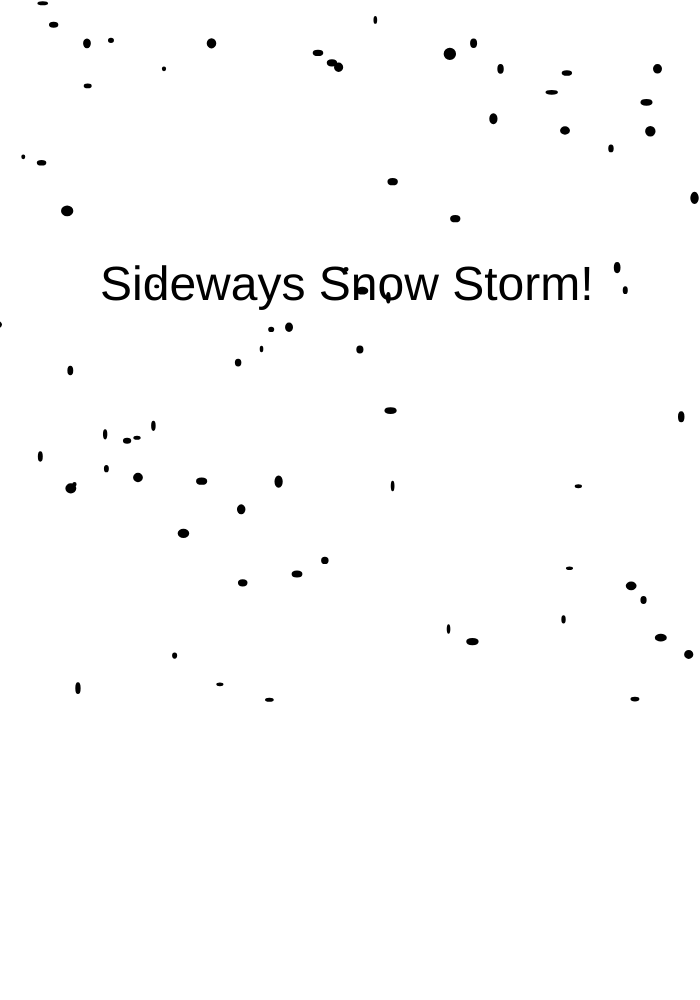
Frame 1 (no input)
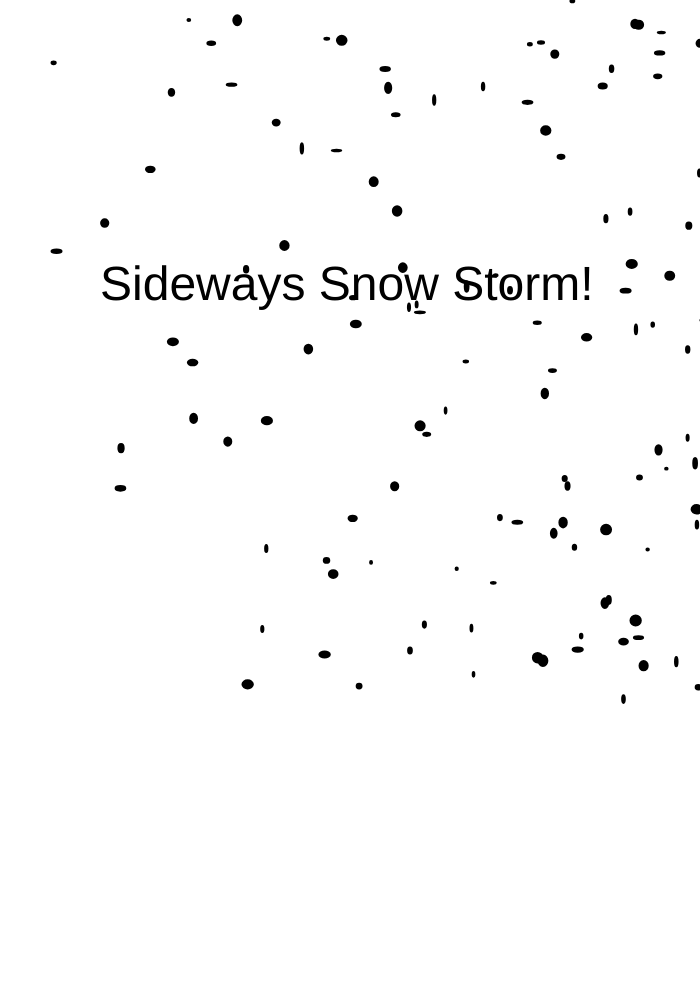
Frame 60 (no input)
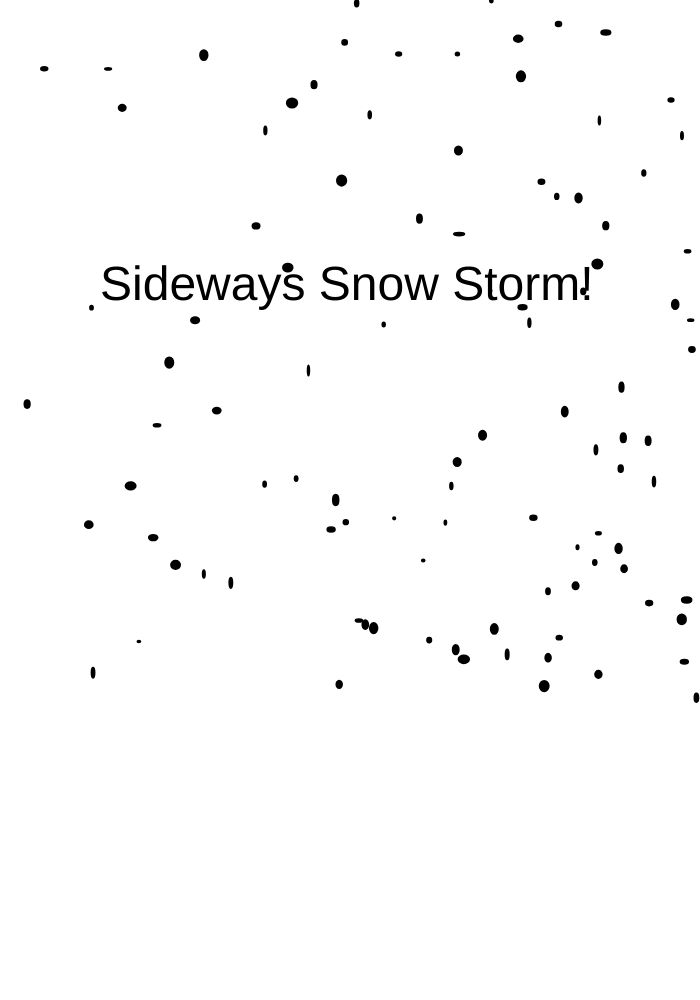
Frame 120 (the mouse pressed at the canvas centre since frame 60)

The p5.js sketch that drew these frames (run headless with seeded random() and noise() and a simulated clock; from frame 60 on, the mouse is pressed at the canvas centre):

// p5.js sketch
// ── sketch.js

function setup() {
  createCanvas(700, 1000);
for(var i = 0; i < 300; i++)
  {
    drop[i] = new Drop();
  }
}

function Drop() {
    this.y = random(0, width);
    this.x = random(750, -height);

    this.show = function() {
      c = color(0);
      strokeWeight(2.5)
      fill(c);
      ellipse(this.x, this.y, random(1, 10), random(1, 10));
}

    this.update = function() {
    this.gravity = 5;
    this.speed = random(1, 10);
    this.x = this.x + this.speed*this.gravity;
    if (this.x > height) {
    this.x = random(700);
    this.gravity = .25;
        }
    }
  }

  function draw() {
    background(700);
    let c = color(255);

  for(var i = 0; i < 200; i++) {
    drop[i].show();
    drop[i].update();
    }

    let message = 'Sideways Snow Storm!';
    let textY = 300;
    let ySpeed = 2;
    textSize(48);
    text(message , 100, textY);
    textY += ySpeed;
      if (textY > height || textY < 0 ) {
        ySpeed *= -1;
      }
  }
  var drop = []
